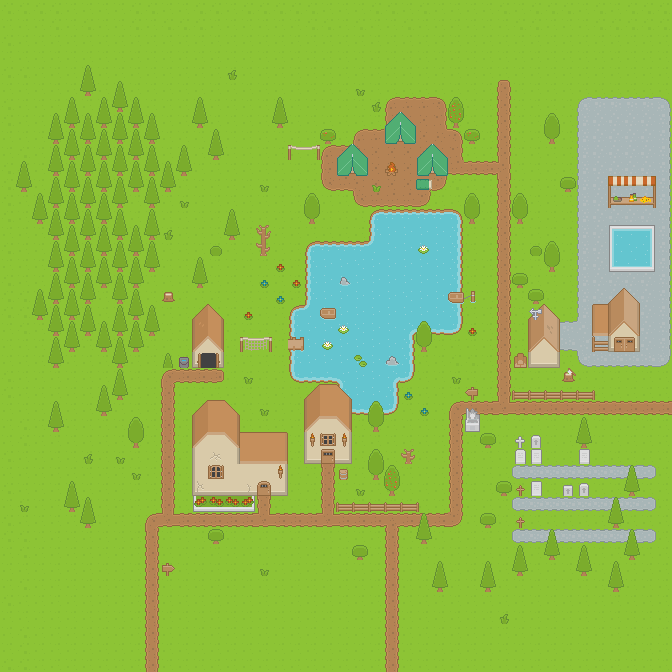

Below is a game level as drawn by its tile map, then a one-line description and the .tmx that defines it (tile-layer data replaced by summaries):
An orthogonal 42x42 tile map with 16x16 px tiles, 9 tile layers (Ground/terrain, Water, Ground overlay, Objects, ...), 1 hidden layer not drawn and 9 objects (4x Entrance, 3x Tent, Pier, Emitter).

<map version="1.0" tiledversion="1.0.3" orientation="orthogonal" renderorder="right-down" width="42" height="42" tilewidth="16" tileheight="16" backgroundcolor="#6eb4d5" nextobjectid="22">
 <properties>
  <property name="gridColor" type="color" value="#99252525" />
  <property name="highlightColor" type="color" value="#ff3271d3" />
  <property name="level" type="int" value="1" />
  <property name="navigationColor" type="color" value="#ff166dff" />
  <property name="worldScale" type="float" value="1.4" />
 </properties>
 <tileset firstgid="1" source="roguelike-16x16.tsx" />
 <layer name="Ground/terrain" width="42" height="42">
  <data>[1764 cells, 1764 non-empty, 5 distinct tile ids]</data>
 </layer>
 <layer name="Water" width="42" height="42">
  <data>[1764 cells, 107 non-empty, 17 distinct tile ids]</data>
 </layer>
 <layer name="Ground overlay" width="42" height="42">
  <data>[1764 cells, 149 non-empty, 24 distinct tile ids]</data>
 </layer>
 <layer name="Objects" width="42" height="42">
  <data>[1764 cells, 385 non-empty, 58 distinct tile ids]</data>
 </layer>
 <group name="House Group">
  <layer name="Main" width="42" height="42">
   <data>[1764 cells, 58 non-empty, 20 distinct tile ids]</data>
  </layer>
  <layer name="Roof" width="42" height="42">
   <data>[1764 cells, 44 non-empty, 25 distinct tile ids]</data>
  </layer>
  <layer name="Rooftop" width="42" height="42">
   <data>[1764 cells, 1 non-empty, 1 distinct tile ids]</data>
  </layer>
  <layer name="Doors &amp; Windows" width="42" height="42">
   <data>[1764 cells, 11 non-empty, 9 distinct tile ids]</data>
  </layer>
 </group>
 <layer name="Doors/windows/roof" width="42" height="42">
  <data>[1764 cells, 33 non-empty, 22 distinct tile ids]</data>
 </layer>
 <objectgroup color="#8984ff" name="Locations">
  <object id="6" name="tent1" type="Tent" x="338" y="176">
   <polygon points="-1,0 -1,-18 14,-32 30,-18 30,0" />
  </object>
  <object id="8" name="tent2" type="Tent" x="386" y="144">
   <polygon points="-1,0 -1,-18 14,-32 30,-18 30,0" />
  </object>
  <object id="9" name="tent3" type="Tent" x="418" y="176">
   <polygon points="-1,0 -1,-18 14,-32 30,-18 30,0" />
  </object>
  <object id="10" name="barn2" type="Entrance" x="614" y="338" width="20" height="12" />
  <object id="13" name="house1" type="Entrance" x="256" y="480" width="16" height="16" />
  <object id="14" name="house2" type="Entrance" x="322" y="450" width="12" height="12" />
  <object id="16" name="garage1" type="Entrance" x="202" y="354" width="14" height="14" />
  <object id="17" name="pier1" type="Pier" x="290" y="338" width="12" height="12" />
  <object id="20" name="campfire1" type="Emitter" x="388" y="166" width="8" height="6">
   <properties>
    <property name="emission_rate" type="float" value="12" />
    <property name="particle_type" value="smoke" />
   </properties>
   <ellipse />
  </object>
 </objectgroup>
 <layer name="Graph" width="42" height="42" visible="0">
  <data>[1764 cells, 1372 non-empty, 2 distinct tile ids]</data>
 </layer>
</map>